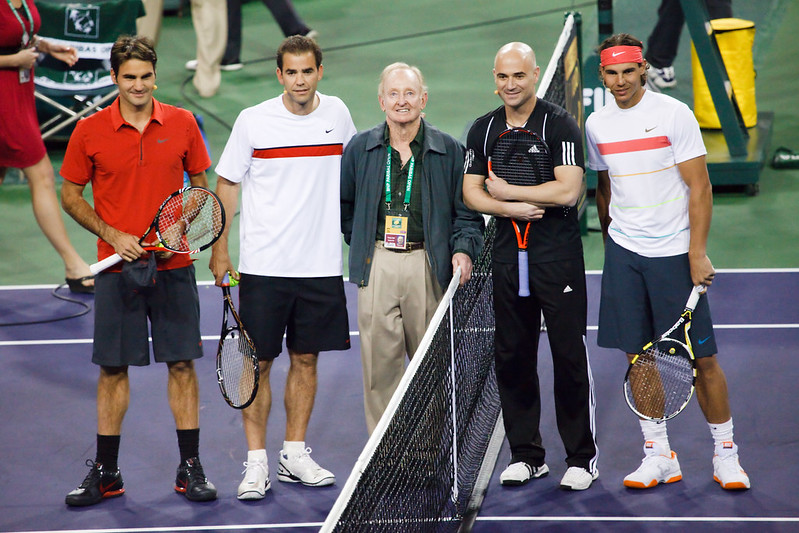
#> input picture example_data/4446582661_b188f82f3c_c.jpg, 799 x 533 px
$ python make_montage.py --folders ../../example_data --out out.png
#> lines starting #> are read from the running program, lines starting #| are printed output that depends on the picture
"""
make_montage.py -- put the demo outputs of several models side by side.

For every image file name that exists in ALL the given output folders, writes
one picture: the models' renders left to right, each with its label on top.
Pure PIL (no torch, no pyrender), runs on the login node.

USAGE (after run_demo_compare.sh):
    python make_montage.py \
        --folders demo_out_anny_distill_vits_v6b_00140 \
                  demo_out_anny_distill_vits_v7_mixed_00130 \
                  demo_out_anny_distill_vits_v6c_00149 \
        --labels  "v6b (synthetic)" "v7 (+real 3DPW)" "v6c (batch 16)" \
        --out     demo_montage

Options:
    --max_height 900    scale every panel to this height (pixels)
    --only name1 name2  restrict to some file names (without folder)
"""
import argparse
import os
import sys

from PIL import Image, ImageDraw, ImageFont

EXTS = ('.jpg', '.jpeg', '.png')


def list_images(folder):
    """{key: filename}. demo.py names its outputs '<input image>_<model_name>.png',
    so the model-name suffix is stripped to get a key that is the same in every
    folder. The model name is the folder name without 'demo_out_' (and, for
    run_demo_compare.sh's per-image-set folders, without the trailing _<set>)."""
#> called with folder = '../../example_data'
    rest = os.path.basename(folder.rstrip('/'))
    if rest.startswith('demo_out_'):
        rest = rest[len('demo_out_'):]
    cands = [rest]
    if '_' in rest:
        cands.append(rest.rsplit('_', 1)[0])
    out = {}
    for f in os.listdir(folder):
        if not f.lower().endswith(EXTS) or f.startswith('._'):
            continue
        stem = os.path.splitext(f)[0]
        key = stem
        for c in cands:
            if stem.endswith('_' + c):
                key = stem[:-(len(c) + 1)]
                break
        out[key] = f
#> pass 2 of the loop in list_images, `for f in os.listdir(folder):`:
    return out


def main():
    ap = argparse.ArgumentParser()
    ap.add_argument('--folders', nargs='+', required=True)
    ap.add_argument('--labels', nargs='+', default=None)
    ap.add_argument('--out', required=True)
    ap.add_argument('--max_height', type=int, default=900)
    ap.add_argument('--only', nargs='*', default=None)
    args = ap.parse_args()

    labels = args.labels or [os.path.basename(f.rstrip('/')) for f in args.folders]
    if len(labels) != len(args.folders):
        print("ERROR: --labels must have one entry per folder"); sys.exit(1)
    for f in args.folders:
        if not os.path.isdir(f):
            print(f"ERROR: folder not found: {f}"); sys.exit(1)

    maps = [list_images(f) for f in args.folders]
    common = sorted(set.intersection(*[set(m) for m in maps]))
    if args.only:
        common = [c for c in common if c in set(args.only)]
    if not common:
        print("No image name is present in all folders. What each folder contains:")
        for f, m in zip(args.folders, maps):
            print(f"  {f}: {sorted(m)[:8]}{' ...' if len(m) > 8 else ''}")
        sys.exit(1)

    os.makedirs(args.out, exist_ok=True)
    try:
        font = ImageFont.truetype("DejaVuSans-Bold.ttf", 28)
    except Exception:
        font = ImageFont.load_default()
    band = 44
    for name in common:
        panels = []
        for f, m in zip(args.folders, maps):
            im = Image.open(os.path.join(f, m[name])).convert('RGB')
#> im is the input picture: PIL image 799x533 RGB; mean R, G, B 111.3, 105.1, 105
            if im.height != args.max_height:
                w = int(round(im.width * args.max_height / im.height))
#> w = 1349
                im = im.resize((w, args.max_height), Image.LANCZOS)
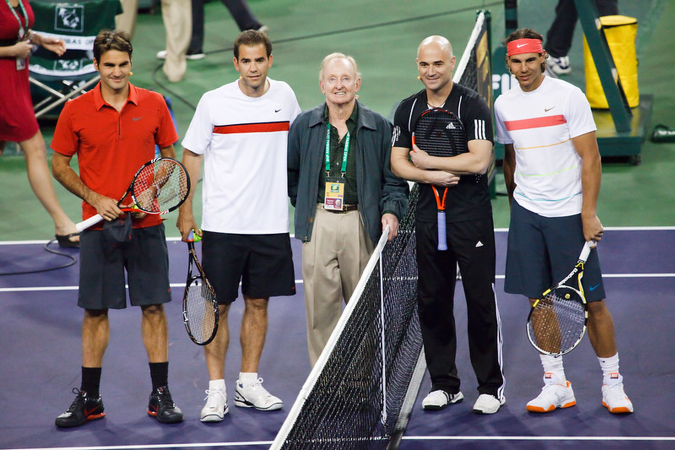
#> im: PIL image 1349x900 RGB (shown at 1/2 size); mean R, G, B 111.3, 105.1, 105
            panels.append(im)
        W = sum(p.width for p in panels)
#> W = 1349
        canvas = Image.new('RGB', (W, args.max_height + band), (255, 255, 255))
#> canvas: PIL image 1349x944 RGB; every value is 255
        draw = ImageDraw.Draw(canvas)
        x = 0
        for p, lab in zip(panels, labels):
            canvas.paste(p, (x, band))
            draw.text((x + 12, 6), lab, fill=(0, 0, 0), font=font)
            x += p.width
#> this loop made 1 pass
#> (lab, x) on pass 1: ('example_data', 1349)
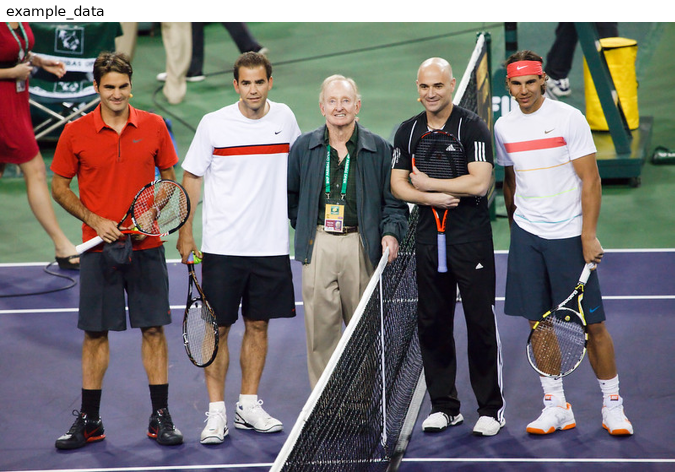
#> canvas: PIL image 1349x944 RGB (shown at 1/2 size); mean R, G, B 117.8, 111.8, 111.7
#> after the loop, x = 1349
        safe = os.path.splitext(name)[0].replace(' ', '_')
        out = os.path.join(args.out, safe + '_montage.jpg')
        canvas.save(out, quality=92)
        print(f"  {out}  ({len(panels)} panels, {canvas.width}x{canvas.height})")
#|   out.png/4446582661_b188f82f3c_c_montage.jpg  (1 panels, 1349x944)
#> pass 2 of the loop in main, `for name in common:`:
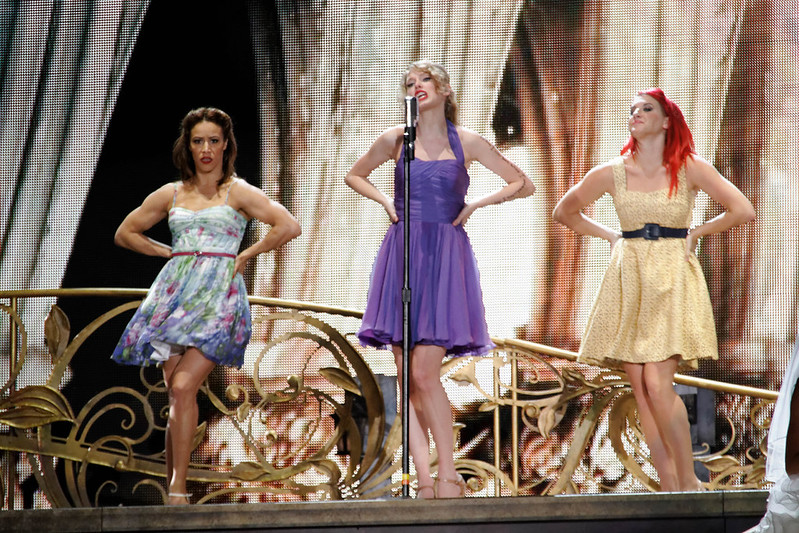
#> input picture example_data/5850091922_73ba296093_c.jpg, 799 x 533 px
#> in main, im is the input picture: PIL image 799x533 RGB; mean R, G, B 134.3, 116.5, 105.5
#> in main, `im = im.resize((w, args.max_height), Image.LANCZOS)`:
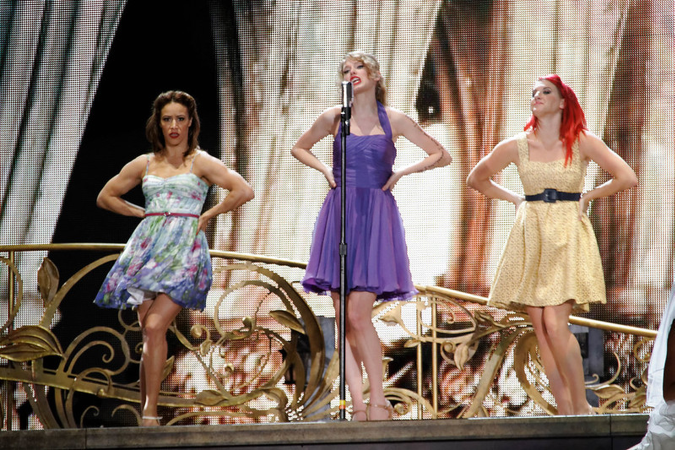
#> im: PIL image 1349x900 RGB (shown at 1/2 size); mean R, G, B 134.3, 116.5, 105.5
#> the loop in main, `for p, lab in zip(panels, labels):` made 1 pass
#> after the loop in main, `for p, lab in zip(panels, labels):`:
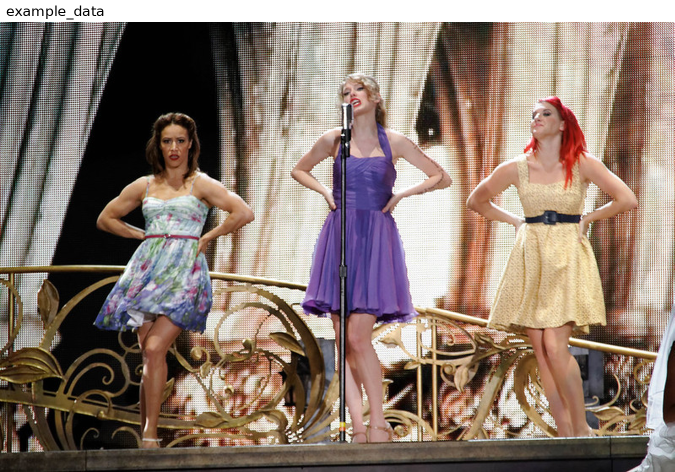
#> canvas: PIL image 1349x944 RGB (shown at 1/2 size); mean R, G, B 139.7, 122.7, 112.3
#|   out.png/5850091922_73ba296093_c_montage.jpg  (1 panels, 1349x944)
    print(f"\n{len(common)} montage(s) -> {args.out}")


if __name__ == '__main__':
    main()
